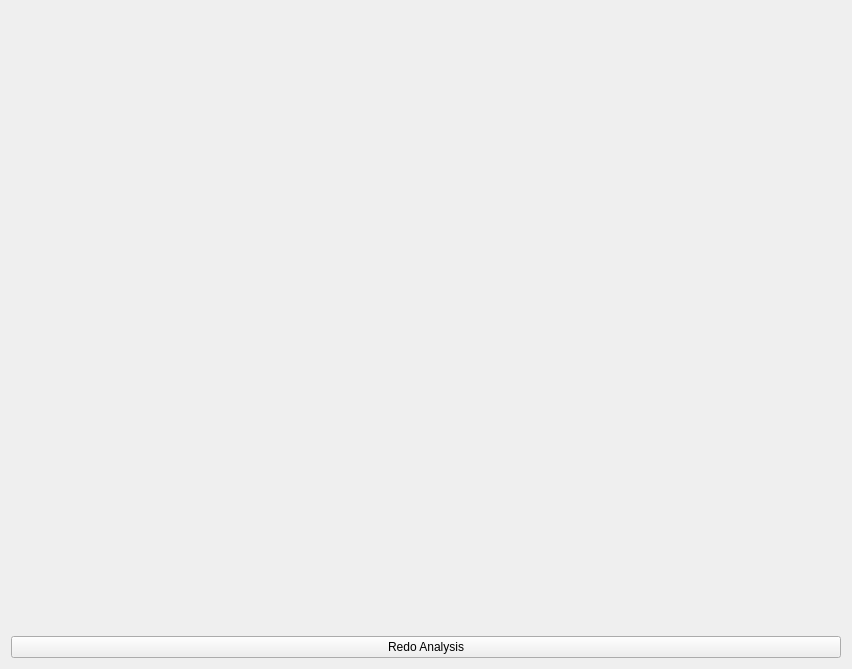
<?xml version="1.0" encoding="UTF-8"?>
<ui version="4.0">
 <class>MainWindow</class>
 <widget class="QMainWindow" name="MainWindow">
  <property name="geometry">
   <rect>
    <x>0</x>
    <y>0</y>
    <width>852</width>
    <height>669</height>
   </rect>
  </property>
  <property name="windowTitle">
   <string>MainWindow</string>
  </property>
  <widget class="QWidget" name="centralWidget">
   <property name="sizePolicy">
    <sizepolicy hsizetype="Expanding" vsizetype="Expanding">
     <horstretch>0</horstretch>
     <verstretch>0</verstretch>
    </sizepolicy>
   </property>
   <layout class="QVBoxLayout" name="centralWidget_verticalLayout">
    <item>
     <layout class="QHBoxLayout" name="row1">
      <item>
       <layout class="QVBoxLayout" name="image_layout">
        <item>
         <widget class="Mpl_Image_Plus_Slider" name="imageview_mpl" native="true">
          <property name="sizePolicy">
           <sizepolicy hsizetype="Expanding" vsizetype="Expanding">
            <horstretch>0</horstretch>
            <verstretch>0</verstretch>
           </sizepolicy>
          </property>
         </widget>
        </item>
       </layout>
      </item>
      <item>
       <layout class="QVBoxLayout" name="roi_layout">
        <item>
         <spacer name="horizontalSpacer_2">
          <property name="orientation">
           <enum>Qt::Horizontal</enum>
          </property>
          <property name="sizeHint" stdset="0">
           <size>
            <width>40</width>
            <height>20</height>
           </size>
          </property>
         </spacer>
        </item>
       </layout>
      </item>
     </layout>
    </item>
    <item>
     <layout class="QHBoxLayout" name="row2">
      <item>
       <layout class="QVBoxLayout" name="spacer">
        <item>
         <widget class="Mpl_Image" name="roiview_mpl" native="true">
          <property name="sizePolicy">
           <sizepolicy hsizetype="Expanding" vsizetype="Expanding">
            <horstretch>0</horstretch>
            <verstretch>0</verstretch>
           </sizepolicy>
          </property>
         </widget>
        </item>
       </layout>
      </item>
      <item>
       <layout class="QVBoxLayout" name="fit_layout" stretch="0">
        <item>
         <widget class="Mpl_Plot" name="fitview_mpl" native="true">
          <property name="sizePolicy">
           <sizepolicy hsizetype="Expanding" vsizetype="Expanding">
            <horstretch>0</horstretch>
            <verstretch>0</verstretch>
           </sizepolicy>
          </property>
         </widget>
        </item>
       </layout>
      </item>
     </layout>
    </item>
    <item>
     <widget class="QPushButton" name="analyzebtn">
      <property name="text">
       <string>Redo Analysis</string>
      </property>
     </widget>
    </item>
   </layout>
  </widget>
  <widget class="QMenuBar" name="menuBar">
   <property name="geometry">
    <rect>
     <x>0</x>
     <y>0</y>
     <width>852</width>
     <height>22</height>
    </rect>
   </property>
  </widget>
 </widget>
 <layoutdefault spacing="6" margin="11"/>
 <customwidgets>
  <customwidget>
   <class>Mpl_Plot</class>
   <extends>QWidget</extends>
   <header>mplwidget</header>
   <container>1</container>
  </customwidget>
  <customwidget>
   <class>Mpl_Image_Plus_Slider</class>
   <extends>QWidget</extends>
   <header>mplwidget</header>
   <container>1</container>
  </customwidget>
  <customwidget>
   <class>Mpl_Image</class>
   <extends>QWidget</extends>
   <header>mplwidget</header>
   <container>1</container>
  </customwidget>
 </customwidgets>
 <resources/>
 <connections/>
</ui>
